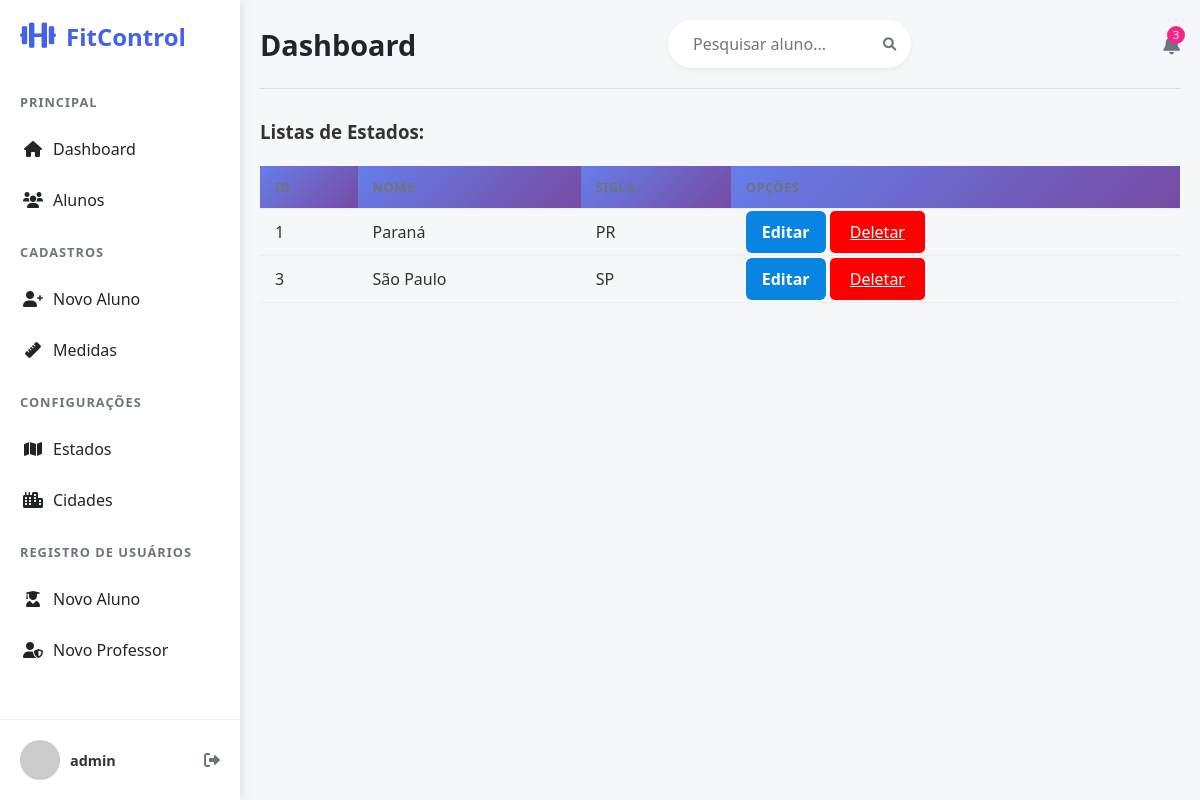
The app's page /usuarios/listar/estado/ (signed in) with its own data.
### usuarios/models.py (models this page shows, shortened)
class Estado(models.Model):
    nome = models.CharField(max_length=30, verbose_name="Nome do Estado")
    sigla = models.CharField(max_length=2, verbose_name="Sigla do Estado")

### usuarios/views.py (the view)
# urls.py: path('listar/estado/', EstadoList.as_view(), name='listar_estado'),
class EstadoList(LoginRequiredMixin, ListView):
    model = Estado
    template_name = 'cadastros/listas/estado.html'

### usuarios/templates/cadastros/listas/estado.html (shortened to what this page needs)
{% extends 'paginas/modelo.html' %}
{% load static %}
{% block conteudo %}
<h3>Listas de Estados:</h3>
<br>
<div>
    <table class= "table table-striped">
        <tr>
            <th>ID</th>
            <th>Nome</th>
            <th>Sigla</th>
            <th>Opções</th>
        </tr>
        {% for estados in object_list%}
        <tr>
            <td>{{ estados.id }}</td>
            <td>{{ estados.nome }}</td>
            <td>{{ estados.sigla }}</td>
            <td>
                <a class="btn btn-primary" href="{% url 'editar_estado' estados.id %}" title="Editar">Editar</a>
                <a class="btn-danger" href="{% url 'excluir_estado' estados.id %}" title="Excluir">Deletar</a>
            </td>
        </tr>
        {% empty %}
        <tr>
            <td>Nenhum Estado registrado.</td>
        </tr>
        {% endfor %}
</table>
</div>
{% endblock%}

### paginas/templates/paginas/modelo.html (shortened to what this page needs)
{% load static %}
<!DOCTYPE html>
<html lang="pt-BR">
<head>
    <link rel="stylesheet" href="{% static 'css/main.css' %}">
    <link rel="stylesheet" href="{% static 'css/form_cadastro.css' %}">
    <link rel="stylesheet" href="{% static 'css/aluno_form.css' %}">
    <link rel="stylesheet" href="{% static 'css/lista.css' %}">
    <link rel="stylesheet" href="https://cdnjs.cloudflare.com/ajax/libs/font-awesome/6.0.0-beta3/css/all.min.css">
</head>
<body>
    <div class="container">
        {%block menu%}
        <aside class="sidebar">
            <div class="logo">
                <i class="fas fa-dumbbell"></i>
                <span>FitControl</span>
            </div>
            <nav class="menu">
                <div class="menu-section">
                    <h4>Principal</h4>
                    <ul>
                        <li><a href="{% url 'index' %}"><i class="fas fa-home"></i> Dashboard</a></li>
                        <li><a href="{% url 'listar_alunos' %}"><i class="fas fa-users"></i> Alunos</a></li>
                    </ul>
                </div>
                <div class="menu-section">
                    <h4>Cadastros</h4>
                    <ul>
                        <li><a href="{% url 'cadastrar_aluno' %}"><i class="fas fa-user-plus"></i> Novo Aluno</a></li>
                        <li><a href="{% url 'cadastrar_medidas' %}"><i class="fas fa-ruler"></i> Medidas</a></li>
                    </ul>
                </div>
                <div class="menu-section">
                    <h4>Configurações</h4>
                    <ul>
                        <li><a href="{% url 'cadastrar_estado' %}"><i class="fas fa-map"></i> Estados</a></li>
                        <li><a href="{% url 'cadastrar_cidade' %}"><i class="fas fa-city"></i> Cidades</a></li>
                    </ul>
                </div>
                <div class="menu-section">
                    <h4>Registro de Usuários</h4>
                    <ul>
                        <li><a href="{% url 'registro_aluno' %}"><i class="fas fa-user-graduate"></i> Novo Aluno</a></li>
                        <li><a href="{% url 'registro_professor' %}"><i class="fas fa-user-shield"></i> Novo Professor</a></li>
                    </ul>
                </div>
            </nav>
            <div class="user-profile">
                <img src="https://randomuser.me/api/portraits/men/32.jpg" alt="Personal Trainer">
                <div class="user-info">
                     <strong>{{ request.user }}</strong>
                </div>
                <a href="{% url 'logout' %}" class="logout-btn" title="Sair">
                    <i class="fas fa-sign-out-alt"></i>
                </a>
            </div>
        </aside>
        {%endblock%}
        {% block procurar%}
        <main class="main-content">
            <header class="top-bar">
                {%block tituloprocurar%}
                <h1>Dashboard</h1>
                {%endblock%}
                <div class="search-bar">
                    <input type="text" placeholder="Pesquisar aluno...">
                    <button><i class="fas fa-search"></i></button>
                </div>
                <div class="notifications">
                    <button><i class="fas fa-bell"></i></button>
                    <span class="badge">3</span>
                </div>
            </header>
        {%endblock%}
        {%block conteudo%}
        {%endblock%}
    </div>
</body>
</html>

### static/css/main.css (style rules this page uses)
* { margin: 0; padding: 0; box-sizing: border-box; font-family: 'Segoe UI', Tahoma, Geneva, Verdana, sans-serif; }
body { background-color: #f5f5f5; color: #333; }
:root { --primary-color: #4361ee; --secondary-color: #3f37c9; --accent-color: #4895ef; --success-color: #4cc9f0; --danger-color: #f72585; --warning-color: #f8961e; --info-color: #43aa8b; --light-color: #f8f9fa; --dark-color: #212529; --gray-color: #6c757d; --sidebar-width: 250px; }
.container { display: flex; min-height: 100vh; }
.sidebar { width: var(--sidebar-width); background-color: #fff; box-shadow: 2px 0 10px rgba(0, 0, 0, 0.1); display: flex; flex-direction: column; z-index: 100; }
.logo { display: flex; align-items: center; padding: 20px; font-size: 1.5rem; font-weight: bold; color: var(--primary-color); }
.logo i { margin-right: 10px; font-size: 1.8rem; }
.menu { flex: 1; padding: 20px 0; overflow-y: auto; }
.menu-section { margin-bottom: 20px; }
.menu-section h4 { padding: 0 20px 10px; color: var(--gray-color); font-size: 0.8rem; text-transform: uppercase; letter-spacing: 1px; }
.menu ul { list-style: none; }
.menu li { margin: 5px 0; }
.menu li a { display: flex; align-items: center; padding: 12px 20px; color: var(--dark-color); text-decoration: none; transition: all 0.3s; border-left: 3px solid transparent; }
.menu li a i { margin-right: 10px; width: 20px; text-align: center; }
.user-profile { display: flex; align-items: center; padding: 20px; border-top: 1px solid #eee; position: relative; }
.user-profile img { width: 40px; height: 40px; border-radius: 50%; object-fit: cover; margin-right: 10px; }
.user-info { flex: 1; }
.user-info strong { display: block; font-size: 0.9rem; }
.logout-btn { background: none; border: none; color: var(--gray-color); cursor: pointer; font-size: 1rem; transition: color 0.3s; }
.main-content { flex: 1; padding: 20px; overflow-y: auto; background-color: #f5f7fb; }
.top-bar { display: flex; justify-content: space-between; align-items: center; margin-bottom: 30px; padding-bottom: 20px; border-bottom: 1px solid #e0e0e0; }
.top-bar h1 { font-size: 1.8rem; color: var(--dark-color); }
.search-bar { display: flex; align-items: center; background-color: #fff; border-radius: 30px; padding: 8px 15px; box-shadow: 0 2px 5px rgba(0, 0, 0, 0.05); }
.search-bar input { border: none; outline: none; padding: 5px 10px; width: 200px; }
.search-bar button { background: none; border: none; color: var(--gray-color); cursor: pointer; }
.notifications { position: relative; }
.notifications button { background: none; border: none; color: var(--gray-color); font-size: 1.2rem; cursor: pointer; }
.notifications .badge { position: absolute; top: -5px; right: -5px; background-color: var(--danger-color); color: white; border-radius: 50%; width: 18px; height: 18px; display: flex; align-items: center; justify-content: center; font-size: 0.7rem; }
table { width: 100%; border-collapse: collapse; }
table th, table td { padding: 12px 15px; text-align: left; border-bottom: 1px solid #eee; }
table th { font-weight: 600; color: var(--gray-color); font-size: 0.8rem; text-transform: uppercase; letter-spacing: 0.5px; }

### static/css/form_cadastro.css (style rules this page uses)
:root { --sidebar-width: 240px; --content-gap: 32px; --card-bg: #ffffff; --accent: #0984e3; --muted: #6c757d; }
.btn-primary { padding: 12px 30px; background: #007bff; color: white; border: none; border-radius: 5px; cursor: pointer; font-size: 16px; font-weight: 600; transition: background 0.3s; }
.btn { background: var(--accent); color: #fff; padding: 10px 16px; border-radius: 6px; text-decoration: none; border: none; cursor: pointer; font-weight: 600; }

### static/css/aluno_form.css (style rules this page uses)
body { font-family: 'Segoe UI', Tahoma, Geneva, Verdana, sans-serif; background-color: #f5f7fb; margin: 0; padding: 0; color: #333; }
input, select, textarea { width: 100%; padding: 12px 15px; border: 1px solid #ddd; border-radius: 6px; font-size: 1rem; transition: border-color 0.3s; }
table { width: 100%; border-collapse: collapse; }
th { background: linear-gradient(135deg, #667eea 0%, #764ba2 100%); color: white; padding: 1rem; text-align: left; font-weight: 600; text-transform: uppercase; font-size: 0.875rem; letter-spacing: 0.5px; }
td { padding: 1rem; border-bottom: 1px solid #f0f0f0; vertical-align: middle; }

### static/css/lista.css (style rules this page uses)
.btn-danger { background-color: red; color: white; border: none; padding: 10px 20px; border-radius: 5px; cursor: pointer; transition: background-color 0.3s; }

### records on screen
Estado: id "1", nome "Paraná", sigla "PR"
Estado: id "3", nome "São Paulo", sigla "SP"

### other values on screen
{{ request.user }} "admin"
